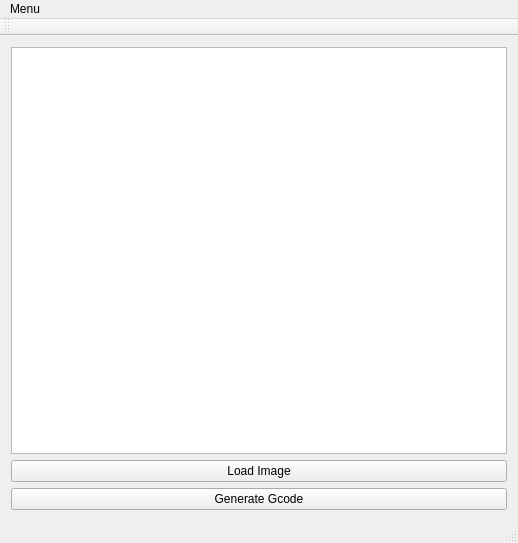
<?xml version="1.0" encoding="UTF-8"?>
<ui version="4.0">
 <class>MainWindow</class>
 <widget class="QMainWindow" name="MainWindow">
  <property name="geometry">
   <rect>
    <x>0</x>
    <y>0</y>
    <width>518</width>
    <height>543</height>
   </rect>
  </property>
  <property name="windowTitle">
   <string>MainWindow</string>
  </property>
  <widget class="QWidget" name="centralWidget">
   <layout class="QGridLayout" name="gridLayout">
    <item row="0" column="0">
     <widget class="QGraphicsView" name="graphicsView"/>
    </item>
    <item row="1" column="0">
     <widget class="QPushButton" name="load">
      <property name="text">
       <string>Load Image</string>
      </property>
     </widget>
    </item>
    <item row="2" column="0">
     <widget class="QPushButton" name="generate">
      <property name="text">
       <string>Generate Gcode</string>
      </property>
     </widget>
    </item>
   </layout>
  </widget>
  <widget class="QMenuBar" name="menuBar">
   <property name="geometry">
    <rect>
     <x>0</x>
     <y>0</y>
     <width>518</width>
     <height>24</height>
    </rect>
   </property>
   <widget class="QMenu" name="menuMenu">
    <property name="title">
     <string>Menu</string>
    </property>
    <addaction name="actionExit"/>
   </widget>
   <addaction name="menuMenu"/>
  </widget>
  <widget class="QToolBar" name="mainToolBar">
   <attribute name="toolBarArea">
    <enum>TopToolBarArea</enum>
   </attribute>
   <attribute name="toolBarBreak">
    <bool>false</bool>
   </attribute>
  </widget>
  <widget class="QStatusBar" name="statusBar"/>
  <action name="actionExit">
   <property name="text">
    <string>Exit</string>
   </property>
  </action>
 </widget>
 <layoutdefault spacing="6" margin="11"/>
 <resources/>
 <connections/>
</ui>
